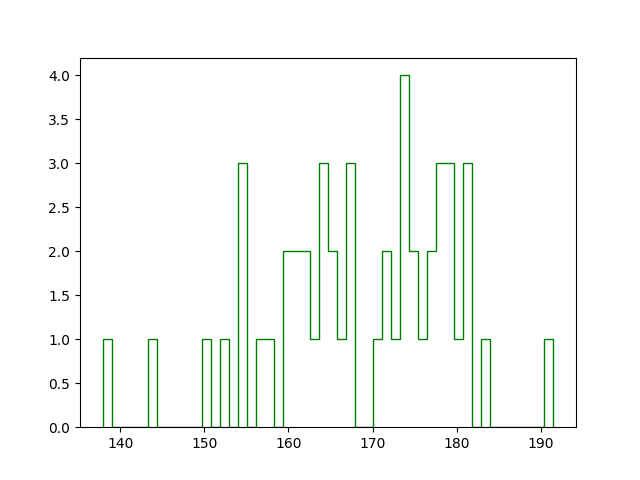

The script that saved this image:
import matplotlib.pyplot as plt
import numpy as np

# x = np.linspace(-10, 10, 400)
# y = np.random.randint(1, 100, size=400)
# plt.hist(y, bins=20, color='blue', alpha=0.7)
# plt.title("Histogram of Random Ages")
# plt.xlabel("Age")
# plt.ylabel("Number of People")
# plt.show()


# plt.hist(x)
x = np.random.normal(170, 10, 50)
plt.hist(x, bins=50, color='green', histtype='step')
plt.savefig('Histogram_of_age.png')

plt.show()




#For Normal Distribution
# plt.plot(x)

# plt.show()
